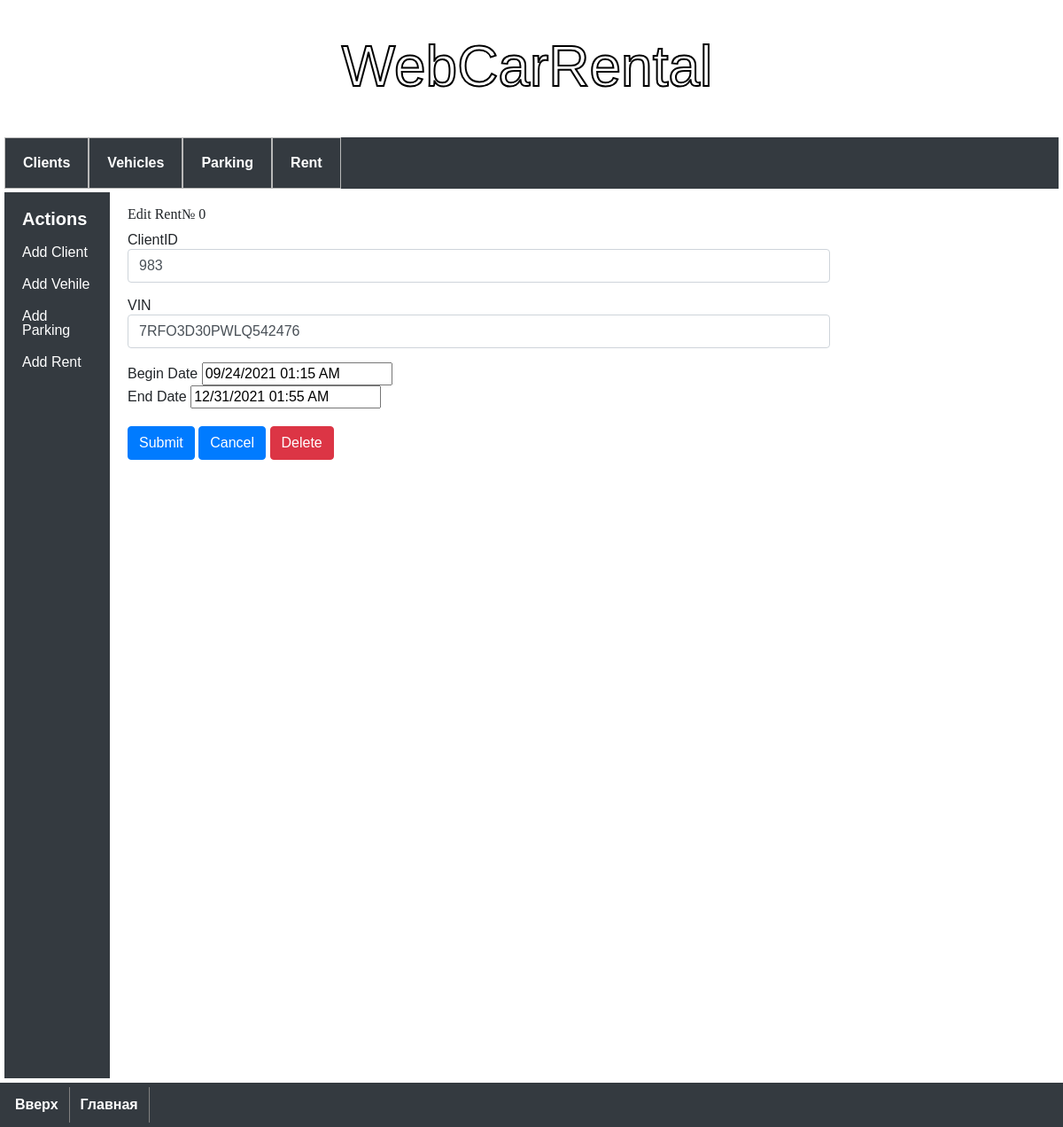
The app's page /rent/0/edit-rent, older data.
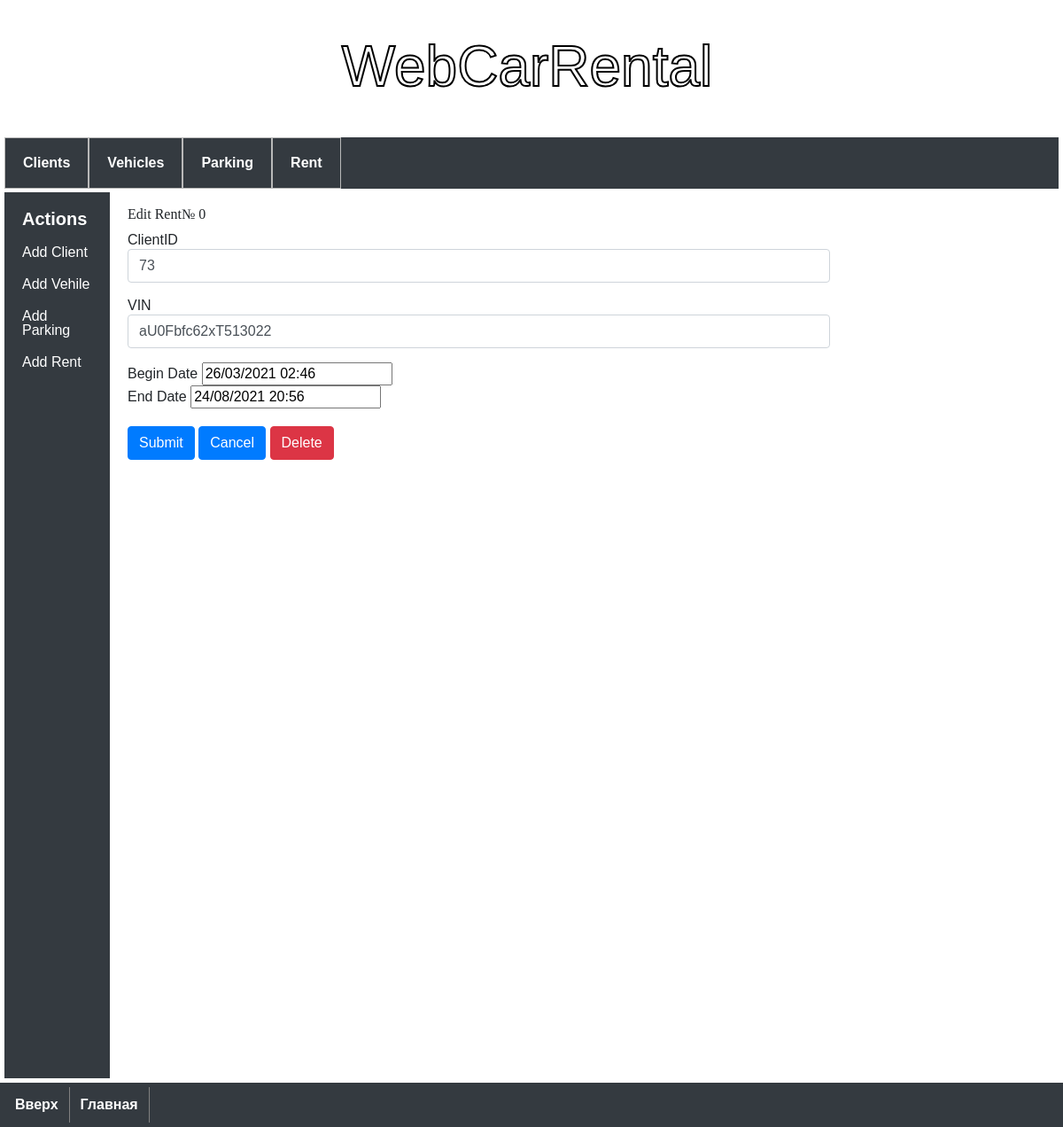
The same page, newer data.
### model.py (models this page shows)
class Rent(db.Model):
    __tablename__ = 'rent'
    rent_id = db.Column('rent_id', db.INTEGER, primary_key=True, autoincrement=True)
    client_id = db.Column(db.ForeignKey('client.client_id'))
    vin_number = db.Column(db.ForeignKey('vehicle.vin_number'))
    begin_date = db.Column('begin_date', db.String(50), unique=False)
    end_date = db.Column('end_date', db.String(50), unique=False)

### app.py (the view, shortened to what this page needs)
@app.route('/rent/<int:rent_id>/edit-rent', methods=('GET', 'POST'))
def edit_rent(rent_id):
    cur_rent = get_rent(rent_id)
    form = EditAndDeleteRentForm()
    if request.method == 'GET':
        form.client_id.data = cur_rent.client_id
        form.vin_number.data = cur_rent.vin_number
        form.begin_date.data = cur_rent.begin_date
        form.end_date.data = cur_rent.end_date
    return render_template(
        './rent/edit-rent.html',
        rent=cur_rent,
        form=form)

### app.py (called while the page is built)
def get_rent(rent_id):
    return db.session.query(Rent)\
        .filter(Rent.rent_id == int(rent_id)).one_or_none()

### templates/rent/edit-rent.html (shortened to what this page needs)
{% extends 'base.html' %}
{% block content %}
<h1>{% block title %} Edit Rent№ {{ rent.rent_id }} {% endblock %}</h1>
<div class="continer">
       <form class='form-horizontal' method='POST' action="">
              <div class="form-group">
                     {{ form.client_id.label }}
                     {{ form.client_id(class="form-control") }}
              </div>
              <div class="form-group">
                     {{ form.vin_number.label }}
                     {{ form.vin_number(class="form-control") }}
              </div>
              <div class="form-gropu">
                     {{ form.begin_date.label }}
                     {{ form.begin_date }}
              </div>
              <div class="form-gropu">
                     {{ form.end_date.label }}
                     {{ form.end_date }}
              </div>
</div>
<br>
<div class="form-group">
       {{ form.submit(class="btn btn-primary") }}
       <a class="btn btn-primary" href="../../rents">Cancel</a>
       {{ form.delete(class="btn btn-danger btn-medium") }}
</div>
</div>
{% endblock %}

Row changes from the older to the newer data that the page shows:
changed Rent id 0: client_id "983" → "73"; vin_number "7RFO3D30PWLQ542476" → "aU0Fbfc62xT513022"; begin_date "09/24/2021 01:15 AM" → "26/03/2021 02:46"; end_date "12/31/2021 01:55 AM" → "24/08/2021 20:56"
